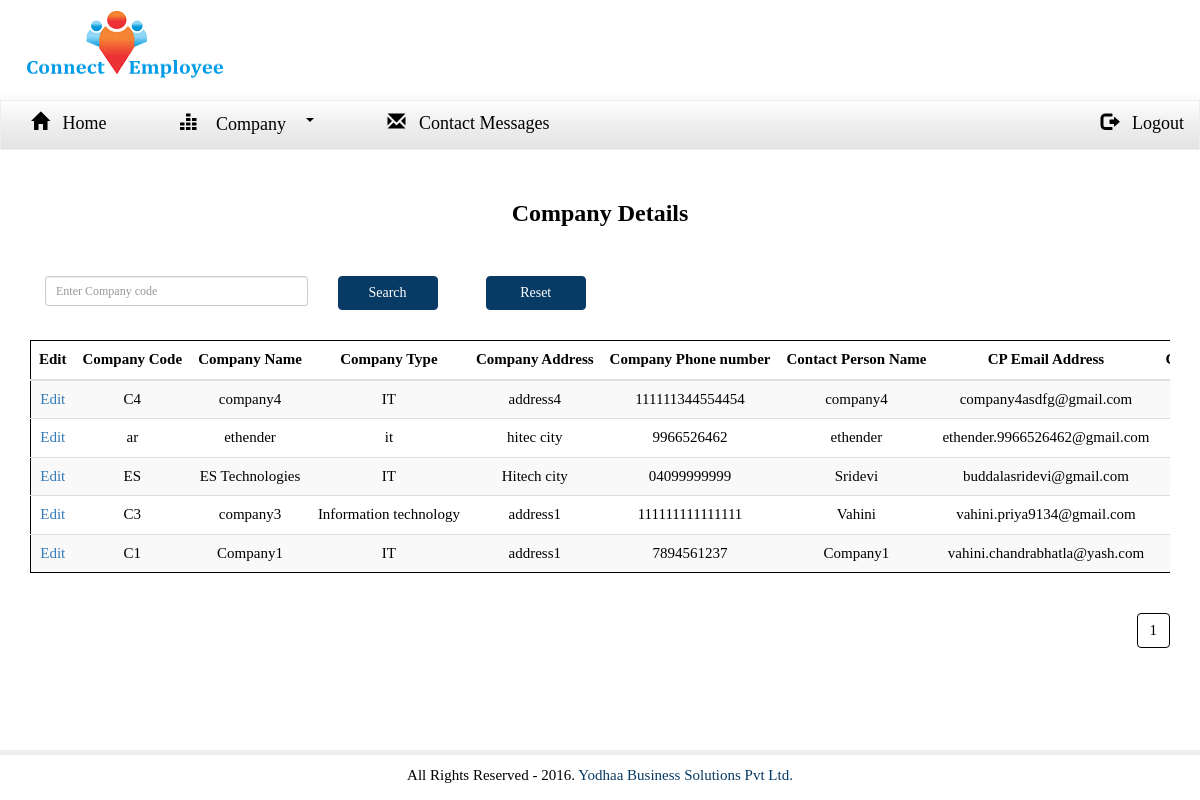
Screenshot of /admin/ViewCompany.php (signed in) with the database file from the repository.
### tables this page shows
CREATE TABLE IF NOT EXISTS `company` (
  `cmpId` int(11) NOT NULL AUTO_INCREMENT,
  `name` varchar(100) NOT NULL,
  `code` varchar(300) NOT NULL,
  `type` varchar(300) NOT NULL,
  `address` varchar(300) NOT NULL,
  `number` varchar(100) NOT NULL,
  `personname` varchar(100) NOT NULL,
  `personemail` varchar(100) NOT NULL,
  `personnumber` varchar(100) NOT NULL,
  `numberUsers` varchar(100) NOT NULL,
  `username` varchar(100) NOT NULL,
  `password` varchar(300) NOT NULL,
  `activeUsers` varchar(100) NOT NULL,
  `accessyear` date NOT NULL,
  `amount` varchar(100) NOT NULL,
  PRIMARY KEY (`cmpId`)
);

### admin/ViewCompany.php (the view, shortened to what this page needs)
<!DOCTYPE html>
<html lang="en">
<head>
  <link rel="stylesheet" href="http://maxcdn.bootstrapcdn.com/bootstrap/3.3.5/css/bootstrap.min.css">
  <link href="//maxcdn.bootstrapcdn.com/font-awesome/4.2.0/css/font-awesome.min.css" rel="stylesheet">
 <link href="css/bootstrap-datetimepicker.min.css" rel="stylesheet" media="screen">
<link rel="stylesheet" href="css/bootstrap.min.css">
<link href="css/index.css" rel="stylesheet">
<link href="css/main.css" rel="stylesheet">
  </head>
  <body>
  <nav class="navbar navbar-default navbar-fixed-top">
  <div class="container-fluid">
    <div class="navbar-header">
  <img class="logo" src="images/logo.gif"></img>
    </div>
    <div class="collapse navbar-collapse" id="myNavbar">
    </div>
  </div>
</nav>
<nav   class="navbar navbar-inverse" style="margin-top:100px">
    <div class="collapse navbar-collapse" id="my">
      <ul class="nav nav-pills">
  <li class="headerlinks"  ><a style=""  href="Home.php" ><span class="glyphicon glyphicon-home"></span> &nbsp Home</a></li>
   <li class="dropdown headerlinks">
       <a class="dropdown-toggle" data-toggle="dropdown" href="#" style="width: 247px;"><center><span class="glyphicon glyphicon-equalizer"> Company <span class="caret"></span></center></a>
    </li>
<li class="headerlinks"  ><a style=""  href="ViewContact.php" ><span class="glyphicon glyphicon-envelope"></span> &nbsp Contact Messages</a></li>
     <li class="headerlinks navbar-right"><a href="Logout.php" ><span class="glyphicon glyphicon-log-out"></span>  &nbsp Logout</a></li>
  </ul>
    </div>
</nav>
<div class="container" id="mainborder" style="margin-top:30px;margin-bottom:71px;">
							<?php
							$pageNumber = intval($_GET['page']);
							if($pageNumber == null or $pageNumber == '1'){
								$pageNumber = 0;
							}else{
								$pageNumber = ($pageNumber*5)-5;
							}
							$query = "SELECT * FROM company ORDER BY cmpId DESC LIMIT $pageNumber,5 ";
$resultQuery = mysql_query($query);
							$pagesTotalCount = "SELECT * FROM company  ";
							$resultPagesTotalCount = mysql_query($pagesTotalCount);
							$pages = mysql_num_rows($resultPagesTotalCount);
							$pageCount = floatval($pages/5);
							$pageCount = ceil($pageCount);
							?>
							 <form name="search_form" method="POST" style="margin-top:10px;" action="ViewCompany.php">
	  <center> <strong><h3 style="font-weight: 700;margin-bottom:50px">Company Details</h3></strong></center>
							 <div class="container">
								<div class="row">
									<div class="col-md-3">
									<div class="search">
							<input type="text" name="search_box" oninvalid="InvalidMsg(this);" oninput="InvalidMsg(this);" required="required" class="form-control input-sm" maxlength="10" placeholder="Enter Company code" />
							</div>
							</div>
							<div style="width: 12.666667%;" class="col-md-2">
							 <button type="submit"  name="search" style="width:100px;" class="btn btn-default">Search</button>							</div></form><form name="search_form" method="POST"  action="ViewCompany.php">
							<div style="width: 12.666667%;" class="col-md-2">
							 <button type="submit" name="reset"  style="width:100px;" class="btn btn-default">Reset</button>
							</div>
							</div>
							 <div class="table-responsive" style="margin-top:30px;">
							 <table class="table table-striped"  id="someid">
			<thead>
			  <tr>
			  					 <th ><strong>Edit</strong></th>
								 <th ><strong>Company Code</strong></th>
								 <th><strong>Company Name</strong> </th>
								   <th><strong>Company Type</strong></th>
								   <th> <strong>Company Address</strong></th>
								   <th ><strong>Company Phone number</strong></th>
								 <th><strong>Contact Person Name</strong> </th>
								   <th><strong>CP Email Address</strong></th>
								    <th ><strong>CP Mobile Number</strong></th>
								 </tr>
			</thead>
			<tbody>
			 <?php while($row = mysql_fetch_array($resultQuery)){ ?>
							<tr>
								 <td><a href="EditCompany.php?cmp=<?php echo $row['cmpId'];?>">Edit</a></td>
								 <td><?php echo $row['code'];?></td>
								 <td><?php echo $row['name'];?></td>
								 <td><?php echo $row['type'];?></td>
								  <td><?php echo $row['address'];?></td>
								 <td><?php echo $row['number'];?></td>
								  <td><?php echo $row['personname'];?></td>
								 <td><?php echo $row['personemail'];?></td>
								   <td><?php echo $row['personnumber'];?></td>
							</tr>
								 <?php } ?>
			</tbody>
		  </table>
					</div>
										   <div>
        <ul class="pagination pull-right" >
            <?php
            	for($i = 1;$i <= $pageCount; $i++){
            		?>  <li><a href="ViewCompany.php?page=<?php echo $i;?>"><?php  echo $i; ?></a></li> <?php
            	}
            ?>
        </ul>
    </div>
 <footer style="margin-bottom:0px" class="navbar navbar-default navbar-fixed-bottom footerbottom">
		<div class="col-md-12" style="text-align:center;">
			<center>     <p style="margin-top:10px;" class="footer">All Rights Reserved - 2016. <a target="t-blank" href="http://www.yodhaa.com">Yodhaa Business Solutions Pvt Ltd. </a></p></center>
		</div>
   </footer>
</body>
</html>
</body>
</html>

### admin/css/index.css (style rules this page uses)
body { font-family: Cambria; font-size: 15px; color:black; }
.navbar-default { background-color: white; border-color: rgba(238, 238, 238, 0.24); border-bottom-width: thick; }
.navbar-fixed-bottom { background-color: white; border-color: #073A65; border-top-width: thick; border-bottom-width: inherit; }
.footerbottom { background-color: white; border-color: #eee; border-top-width: thick; border-left-width: inherit; border-right-width: inherit; border-bottom-width: inherit; }
.footer a { color: #073A65; font-family: Cambria; font-size: 15px; text-align: right; text-decoration: none; border-bottom: 2px solid white; }
.btn { background-color:#073A65; border-color: #073A65; color:white; }
.logo { color: #073A65; font-size: 30px; font-weight: 700; margin-top:10px; margin-bottom:15px; color: #073A65; padding: 0px !important; line-height: 60px; margin-left: 10px; width: 200px; height: 70px; }

### admin/css/main.css (style rules this page uses)
.navbar-inverse { background-image: linear-gradient(#ffffff, #eeeeee 50%, #e4e4e4); background-repeat: no-repeat; filter: progid:DXImageTransform.Microsoft.gradient(startColorstr='#ffffffff', endColorstr='#ffe4e4e4', GradientType=0); -webkit-filter: none; filter: none; border: 1px solid rgb(238, 238, 238); text-shadow: 0 1px 0 rgb(238, 238, 238); color: black; }
.navbar { border-radius: 0px; }
.headerlinks a { color:black; font-size:18px; }

### admin/ViewCompany.php (style rules this page uses)
th { white-space: nowrap; text-align:center; }
td { white-space: nowrap; text-align:center; }
.pagination>li>a, .pagination>li>span { position: relative; float: left; padding: 6px 12px; margin-left: -1px; line-height: 1.42857143; color: #000000; text-decoration: none; background-color: #fff; border: 1px solid #000; }
table { border: 1px solid #000; }

### rows the page displays
company: code "C4", name "company4", type "IT", address "address4", number "111111344554454", personname "company4", personemail "company4asdfg@gmail.com"
company: code "ar", name "ethender", type "it", address "hitec city", number "9966526462", personname "ethender", personemail "ethender.9966526462@gmail.com"
company: code "ES", name "ES Technologies", type "IT", address "Hitech city", number "04099999999", personname "Sridevi", personemail "buddalasridevi@gmail.com"
company: code "C3", name "company3", type "Information technology", address "address1", number "111111111111111", personname "Vahini", personemail "vahini.priya9134@gmail.com"
company: code "C1", name "Company1", type "IT", address "address1", number "7894561237", personname "Company1", personemail "vahini.chandrabhatla@yash.com"
